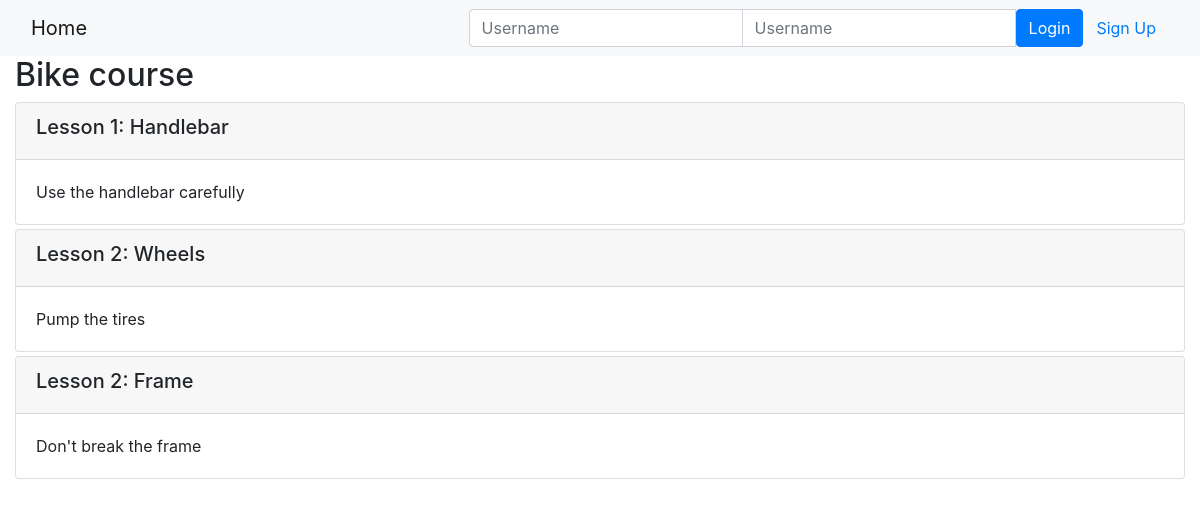
Page /onlinecourse/1/ on the committed database.
### onlinecourse/models.py (models this page shows, shortened)
class Course(models.Model):
    name = models.CharField(null=False, max_length=30, default='online course')
    image = models.ImageField(upload_to='course_images/')
    description = models.CharField(max_length=1000)
    pub_date = models.DateField(null=True)
    instructors = models.ManyToManyField(Instructor)
    users = models.ManyToManyField(settings.AUTH_USER_MODEL, through='Enrollment')
    total_enrollment = models.IntegerField(default=0)
    is_enrolled = False

class Lesson(models.Model):
    title = models.CharField(max_length=200, default="title")
    order = models.IntegerField(default=0)
    course = models.ForeignKey(Course, on_delete=models.CASCADE)
    content = models.TextField()

### onlinecourse/views.py (the view)
# urls.py: path('<int:pk>/', views.CourseDetailView.as_view(), name='course_details'),
class CourseDetailView(generic.DetailView):
    model = Course
    template_name = 'onlinecourse/course_detail_bootstrap.html'

### onlinecourse/templates/onlinecourse/course_detail_bootstrap.html (shortened to what this page needs)
<!DOCTYPE html>
<html lang="en">
    <head>
        {% load static %}
        <link rel="stylesheet" href="https://maxcdn.bootstrapcdn.com/bootstrap/4.5.2/css/bootstrap.min.css">
    </head>
<body>
    <nav class="navbar navbar-light bg-light">
        <div class="container-fluid">
            <div class="navbar-header">
                  <a class="navbar-brand" href="{% url 'onlinecourse:index' %}">Home</a>
            </div>
            <ul class="nav navbar-nav navbar-right">
                {% if user.is_authenticated %}
                <li>
                    <a class="btn btn-link" href="#">{{ user.first_name }}({{ user.username }})</a>
                    <a class="btn btn-link" href="{% url 'onlinecourse:logout' %}">Logout</a>
                </li>
                {% else %}
                <li>
                    <form class="form-inline" action="{% url 'onlinecourse:login' %}" method="post">
                        <div class="input-group">
                            <input type="text" class="form-control" placeholder="Username" name="username" >
                            <input type="password" class="form-control" placeholder="Username" name="psw" >
                            <button class="btn btn-primary" type="submit">Login</button>
                            <a class="btn btn-link" href="{% url 'onlinecourse:registration' %}">Sign Up</a>
                        </div>
                    </form>
                </li>
                {% endif %}
            </ul>
        </div>
    </nav>
    <div class="container-fluid">
        <h2>{{ course.name }}</h2>
        <div class="card-columns-vertical">
            {% for lesson in course.lesson_set.all %}
                <div class="card mt-1">
                    <div class="card-header"><h5>Lesson {{lesson.order|add:1}}: {{lesson.title}}</h5></div>
                    <div class="card-body">{{lesson.content}}</div>
                </div>
            {% endfor %}
        </div>
    </div>
</body>
</html>

### rows in the picture
Course: name "Bike course"
Lesson: order|add "1", title "Handlebar", content "Use the handlebar carefully"
Lesson: order|add "2", title "Wheels", content "Pump the tires"
Lesson: order|add "2", title "Frame", content "Don't break the frame"
